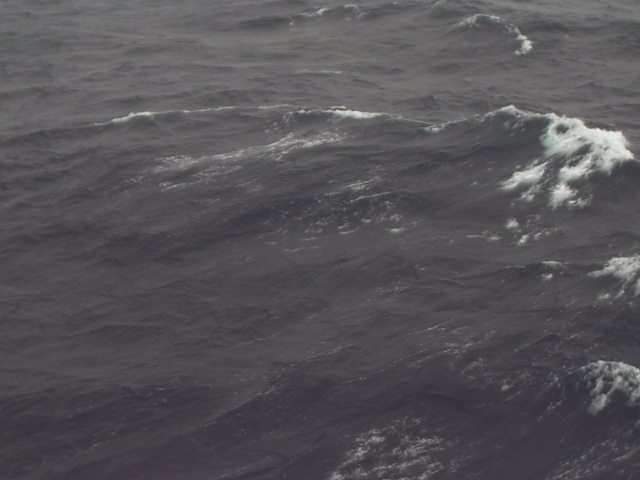
#> input picture Stbd_2011_07_03_10_00_00.jpg, 640 x 480 px, found by its file name
$ jupyter execute --allow-errors test.ipynb
#> lines starting #> are read from the running program, lines starting #| are printed output that depends on the picture; after the words box and inside, x2 and y2 are one past the last pixel; in counts of white or black regions, pixels touching at a corner belong together
[cell 1]
import numpy as np
import matplotlib.pyplot as plt
import scipy.ndimage as ndi
from skimage import io, filters, morphology
from skimage.draw import polygon
from scipy.ndimage import minimum_filter, gaussian_filter1d  # Added gaussian_filter1d import

[cell 2]
image_path = 'C:/Users/ica/OneDrive - Plymouth Marine Laboratory/vscode/whitecaps/Stbd_2011_07_03_10_00_00.jpg'

[cell 3]
im = io.imread(image_path).astype(np.float64)
#convert pixels into number range

[cell 4]
im.min(), im.max()
#> Out = (44, 240)

[cell 5]
im=im/255

[cell 6]
#only use the red and green channels, this is essentially a grayscale image
im_rg = (im[:,:,0] + im[:,:,1]) / 2

[cell 7]
im_rg.min(), im_rg.max()
#> Out = (0.18, 0.929)

[cell 8]
nr, _ = im_rg.shape #nr is number of rows in cropped image
#> nr = 480

#not really understand what is going on in here, ask adrian

# Define the vertices of the region to blank
BW = np.zeros(im_rg.shape, dtype=bool) #creates array of  values the same size of the image
                                             # bianry image with all false values, 'black?)

#think this is removing railing so gonna take it out
BW[polygon(
    [nr, 500, nr, nr], #500 is rows of polygon vertices
    [2300, 4000, 4000, 2300], # x coordiantes for polygon vertices
    shape=im_rg.shape #polygon coordinates  clipped to fit within the bounds of the image dimensions
)] = True #pixels inside the polygon are set to ture (white)
        # pixels outside are set as false (black)
#The region is blanked out to prevent it from interfering with whitecap detection

[cell 9]
BW.sum()

[cell 10]
blank_indices = np.where(BW)

[cell 11]
blank_indices

[cell 12]
im_processed = im_rg.copy()
im_processed[blank_indices] = 2

[cell 13]
im_rg == im_processed

[cell 14]
background = minimum_filter(im_processed, size=150)
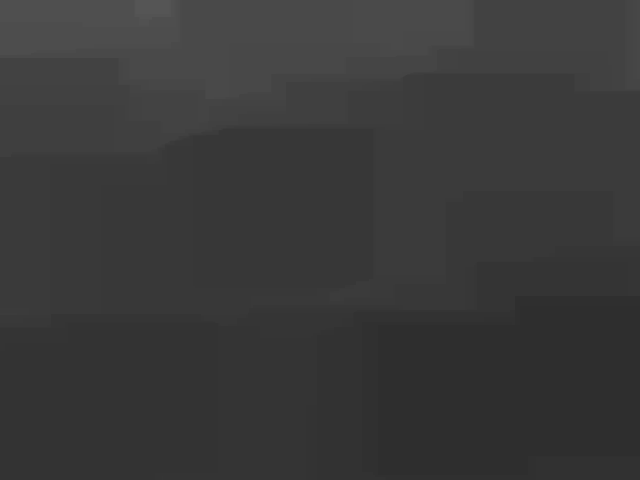
#> background: shape (480, 640) float64; min 0.18, max 0.335, mean 0.225

[cell 15]
im_processed[blank_indices] = np.nan
background[blank_indices] = np.nan

[cell 16]
background_smoothed = filters.gaussian(background, sigma=30)

# Subtract background
im_subtracted = im_processed - background_smoothed
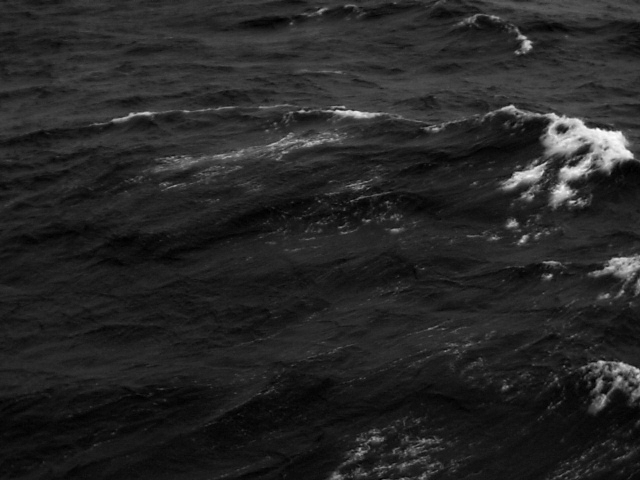
#> im_subtracted: shape (480, 640) float64; min -0.00024, max 0.694, mean 0.105; drawn with min black and max white

[cell 17]
plt.figure(1)
plt.clf()
plt.title('Image without background removed')
plt.imshow(im_rg)
plt.colorbar()

plt.figure(2)
plt.clf()
plt.title('Image with background removed (Note edge effects of Filter)')
plt.imshow(im_subtracted)
plt.colorbar()
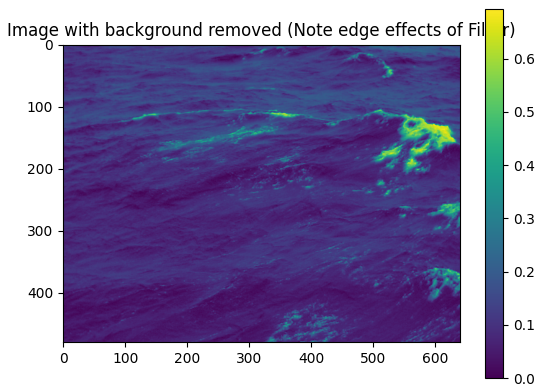
#> figure drawn by matplotlib, 2 panels

#> (a cell that did not finish here is left out)

[cell 19]
intensity_vector = np.arange(0, np.nanmax(im_subtracted)*0.9, 0.01)
#> intensity_vector = 63 values from 0 to 0.62
'''
np.nanmax(im_crop_subtracted): Finds the maximum intensity value in the image, ignoring NaN values.
*0.9: Multiplies by 0.9 to avoid extreme outliers at the maximum intensity.
np.arange(start, stop, step): Creates a range of intensity thresholds from 0 to 90% of the max intensity with a step size of 0.01.
'''

# Calculate the PIP
hist, bin_edges = np.histogram(im_subtracted[~np.isnan(im_subtracted)],
                                bins=intensity_vector)
#> hist = 62 values, max 27592 at index 8, min 100 at index 61, mean 4949; bin_edges = 63 values from 0 to 0.62

'''
Counts how many pixel intensities fall within each range (bin) defined by the intensty vector
    Excludes NaN values to ensure valid calculations.
np.histogram: Computes the histogram, returning:
hist: Counts of pixels in each bin.
bin_edges: The boundaries of the bins.
'''

# Flip to start at highest intensity threshold to lowest
hist_reversed = hist[::-1]
#> hist_reversed = 62 values, max 27592 at index 53, min 100 at index 0, mean 4949
bin_edges_reversed = bin_edges[::-1]
#> bin_edges_reversed = 63 values, max 0.62 at index 0, min 0 at index 62, mean 0.31

# Get cumulative sum at each successively lower intensity
cumulative_sum = np.cumsum(hist_reversed)
#> cumulative_sum = 62 values from 100 to 306839

[cell 20]
plt.plot(cumulative_sum)
plt.show()
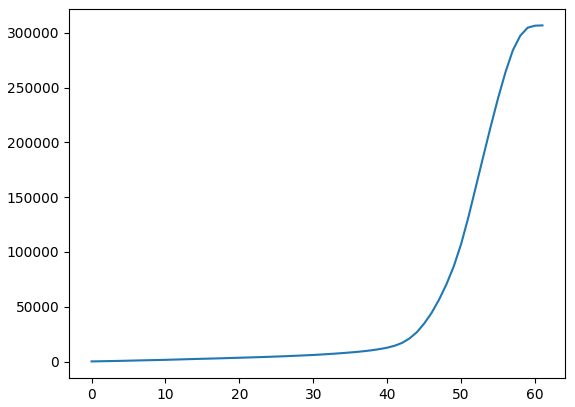
#> figure drawn by matplotlib, 1 panel; curve peaks at x = 61, y = 306839

[cell 21]
cumulative_sum
#> Out = 62 values from 100 to 306839

[cell 22]
np.gradient(cumulative_sum)
#> Out = 62 values, max 27564 at index 52, min 104 at index 0, mean 4950.3

[cell 23]
plt.plot(bin_edges_reversed[:-2], np.diff(cumulative_sum))
plt.gca().invert_xaxis()
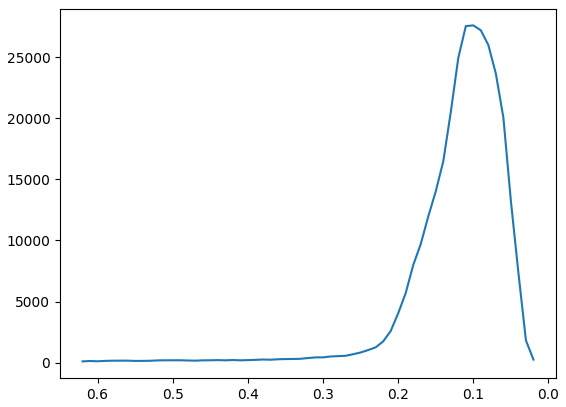
#> figure drawn by matplotlib, 1 panel

[cell 24]
  # Small constant to prevent division by zero

pip = np.diff(cumulative_sum)/(cumulative_sum [1:]) #likely something wrong with this line
#> pip = 61 values, max 0.51 at index 0, min 0.000821 at index 60, mean 0.118

[cell 25]
plt.plot(bin_edges_reversed[1:-1], pip)
plt.gca().invert_xaxis()
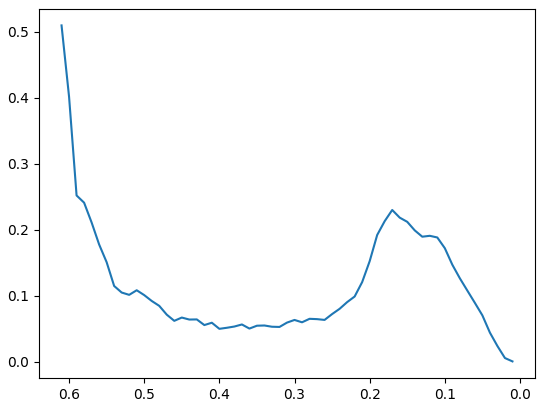
#> figure drawn by matplotlib, 1 panel

[cell 26]
pip_smoothed =filters.gaussian(pip[1:], sigma=5)
#> pip_smoothed = 60 values, max 0.3 at index 0, min 0.0335 at index 59, mean 0.115

[cell 27]
plt.plot(pip_smoothed)
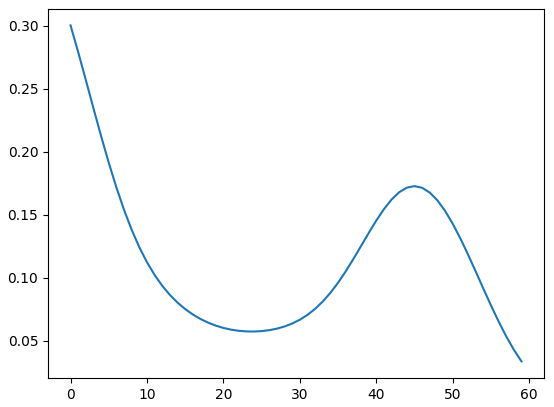
#> figure drawn by matplotlib, 1 panel; curve peaks at x = 0, y = 0.3

[cell 28]
#pip_smoothed = filters.gaussian_filter1d(pip, sigma=5)

# Calculate first and second derivatives
grad_pip = np.gradient(pip[::-1]) #reversed bc reversed histogram
#> grad_pip = 61 values, max 0.129 at index 59, min -0.0357 at index 19, mean 0.00927

[cell 29]
plt.plot(grad_pip)
plt.show()
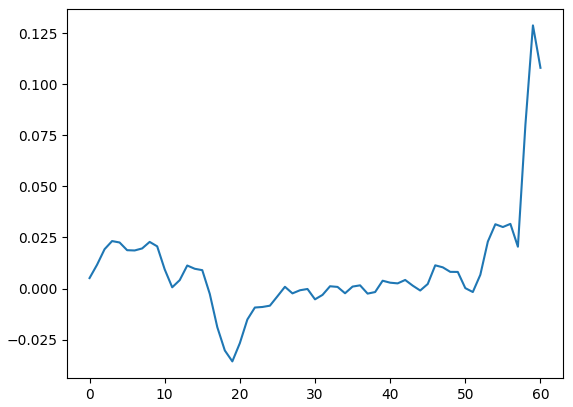
#> figure drawn by matplotlib, 1 panel; curve peaks at x = 59, y = 0.129

[cell 30]
plt.plot(im_subtracted)
plt.show()
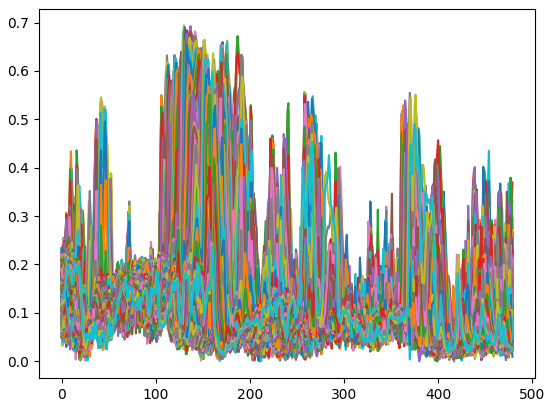
#> figure drawn by matplotlib, 1 panel; curve peaks at x = 119, y = 0.179; curve peaks at x = 120, y = 0.179; curve peaks at x = 89, y = 0.177

[cell 31]
# Display image structu


# Binary threshold for whitecaps
whitecap_mask = im_subtracted >0.25
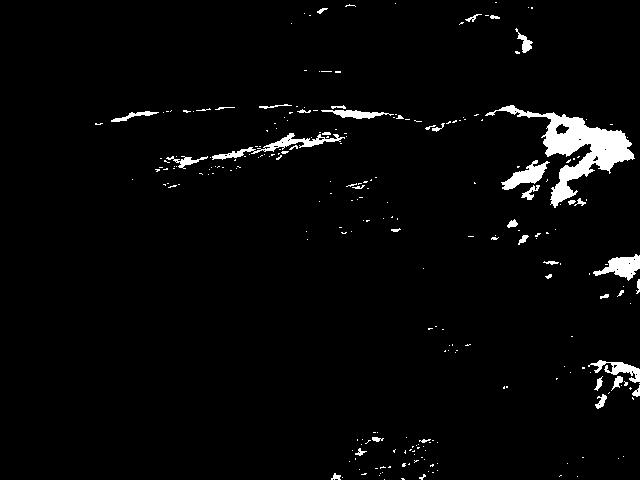
#> whitecap_mask: shape (480, 640) bool; 3% white; 254 white regions (213 under 20 px), largest, box (x1, y1, x2, y2) and area: (485, 105, 635, 208) 3922, (212, 133, 345, 160) 723, (593, 254, 640, 281) 629
plt.figure(5)
plt.imshow(whitecap_mask, cmap='binary')

$ run again, with Stbd_2011_06_29_20_00_00.jpg copied over Stbd_2011_07_03_10_00_00.jpg
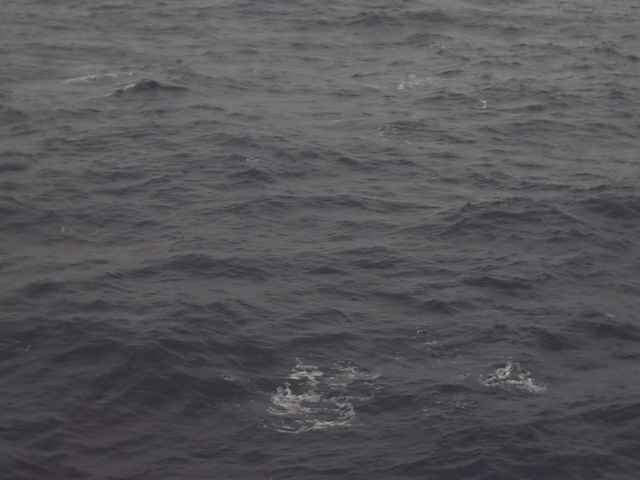
#> input picture Stbd_2011_06_29_20_00_00.jpg, 640 x 480 px, found by its file name
#> `im.min(), im.max()`: Out = (43, 183)
#> `im_rg.min(), im_rg.max()`: Out = (0.176, 0.716)
#> hist = 48 values, max 20673 at index 14, min 0 at index 47, mean 6399.8; bin_edges = 49 values from 0 to 0.48
#> hist_reversed = 48 values, max 20673 at index 33, min 0 at index 0, mean 6399.8
#> bin_edges_reversed = 49 values, max 0.48 at index 0, min 0 at index 48, mean 0.24
#> cumulative_sum = 48 values from 0 to 307188
#> `np.gradient(cumulative_sum)`: Out = 48 values, max 20500.5 at index 32, min 3 at index 0, mean 6404.6
#> pip = 47 values, max 1 at index 0, min 0.00151 at index 46, mean 0.225
#> pip_smoothed = 46 values, max 0.48 at index 0, min 0.0185 at index 45, mean 0.217
#> `[cell 27] plt.plot(pip_smoothed)`:
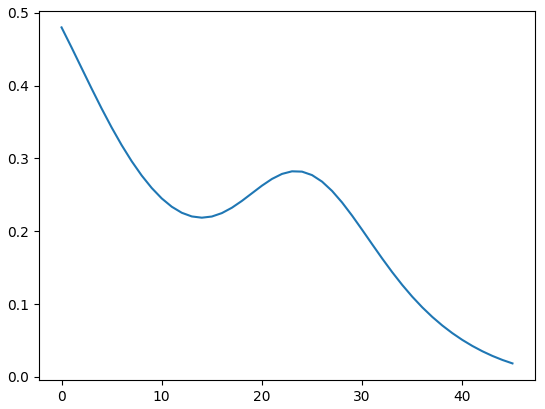
#> figure drawn by matplotlib, 1 panel; curve peaks at x = 0, y = 0.48
#> grad_pip = 47 values, max 0.375 at index 46, min -0.126 at index 24, mean 0.0253
#> `whitecap_mask = im_subtracted >0.25`:
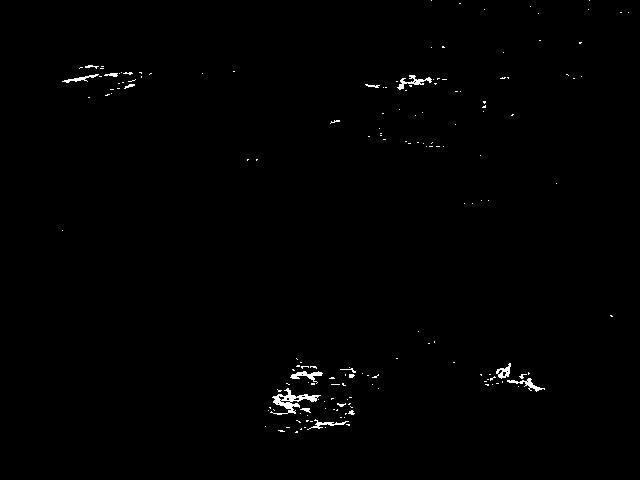
#> whitecap_mask: shape (480, 640) bool; 0.63% white in thin lines or dots, all inside (x1, y1, x2, y2) = (62, 0, 629, 433)
